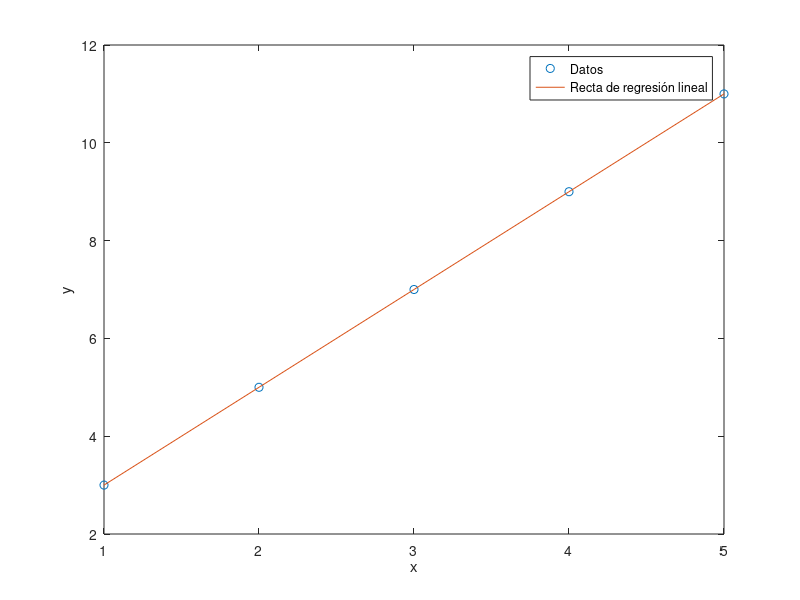

Write the MATLAB code that produced this figure.
% Introducir manualmente los puntos de la función
x = [1, 2, 3, 4, 5];
y = [3, 5, 7, 9, 11];

% Realizar regresión lineal para encontrar la recta que mejor se ajusta
p = polyfit(x, y, 1); % Polinomio de grado 1 (recta)

% Graficar los datos y la recta de regresión lineal
plot(x, y, 'o', x, p(1)*x + p(2), '-');
xlabel('x');
ylabel('y');
legend('Datos', 'Recta de regresión lineal');
